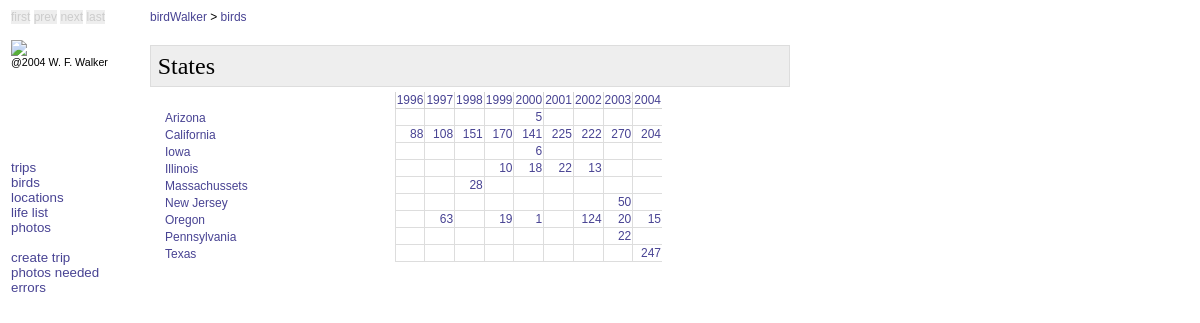
The app's page /stateindex.php with its own data.
### tables this page shows
CREATE TABLE location (
  objectid mediumint(9) NOT NULL auto_increment,
  Name varchar(255),
  ReferenceURL text,
  City text,
  County varchar(255),
  State char(2),
  Notes text,
  LatLongSystem text,
  Latitude text,
  Longitude text,
  PRIMARY KEY  (objectid),
  KEY NameIndex (Name),
  KEY CountyIndex (County),
  KEY StateIndex (State)
) TYPE=MyISAM;

### stateindex.php (the view, shortened to what this page needs)
<?php
require("./birdwalker.php");
?>
<html>
  <head>
    <link title="Style" href="./stylesheet.css" type="text/css" rel="stylesheet">
  </head>
  <body>
    <div class=contentright>
      <div class="titleblock">
        <div class=pagetitle>States</div>
      </div>
<table columns=11 class=metadata cellpadding=1 cellspacing=0 width=80%>
<?php
$yearArray = null;
$stateStats = performQuery("SELECT
    location.State,
    location.objectid,
    count(distinct sighting.SpeciesAbbreviation) as SpeciesCount,
    year(sighting.TripDate) as theyear
  FROM location, sighting
  WHERE sighting.LocationName=location.Name
  GROUP BY location.State, theyear
  ORDER BY State, theyear");
?>
  <tr><td></td><? insertYearLabels() ?></tr>
<?
while ($info = mysql_fetch_array($stateStats))
{
	$state = $info["State"];
	$theYear = $info["theyear"];
	$speciesCount = $info["SpeciesCount"];
	if (($yearArray != null) && ($stateToAccumulate != $state))
	{ ?>
		<tr><td class=firstcell>
               <a href="./statespecies.php?state=<?= urlencode($stateToAccumulate) ?>"><?= getStateNameForAbbreviation($stateToAccumulate) ?></a>
            </td>
<?		for ($year = 1996; $year <= 2004; $year++)
		{ ?>
			<td class=bordered align=right>
<?	        if ($yearArray[$year] > 0) { ?>
		        <a href="./specieslist.php?state=<?= urlencode($stateToAccumulate) ?>&year=<?= $year ?>"><?= $yearArray[$year] ?></a>
<?          } else { ?>
                &nbsp;
<?          } ?>
		    </td>
<? 		} ?>
		</tr>
<?		$yearArray = null;
	}
	$stateToAccumulate = $state;
	$yearArray[$theYear] = $speciesCount;
}
?>
</table>
    </div>
  </body>
</html>

### stylesheet.css (style rules this page uses)
.contentright { font: 10pt Arial; left: 150px; width: 640px; top: 40px; padding-bottom: 30px; position: absolute }
.pagetitle { font: 18pt Times, Serif }
.metadata { font: 9pt Arial, Serif }
.titleblock { border: solid 1px #DDDDDD; margin-top: 5px; margin-bottom: 5px; padding: 5pt; background-color: #EEEEEE }
.firstcell { padding-left: 15px }
.bordered { border-left: solid 1px #DDDDDD; border-bottom: solid 1px #DDDDDD; width: 25px }
a { color:#484393; text-decoration:none; }

### records on screen
location: State "Arizona", year "5"
location: year "88", year "108", year "151", year "170", year "141", year "225", year "222", year "270", year "204", State "Iowa", year "6"
location: State "California"
location: State "Illinois"
location: year "10", year "18", year "22", year "13", State "Massachussets", year "28"
location: State "New Jersey", year "50"
location: year "63", year "19", year "1", year "124", year "20", year "15", State "Pennsylvania", year "22"
location: State "Oregon"
location: State "Texas", year "247"

### other values on screen
$firstLabel "first"
$prevLabel "prev"
$nextLabel "next"
$lastLabel "last"
